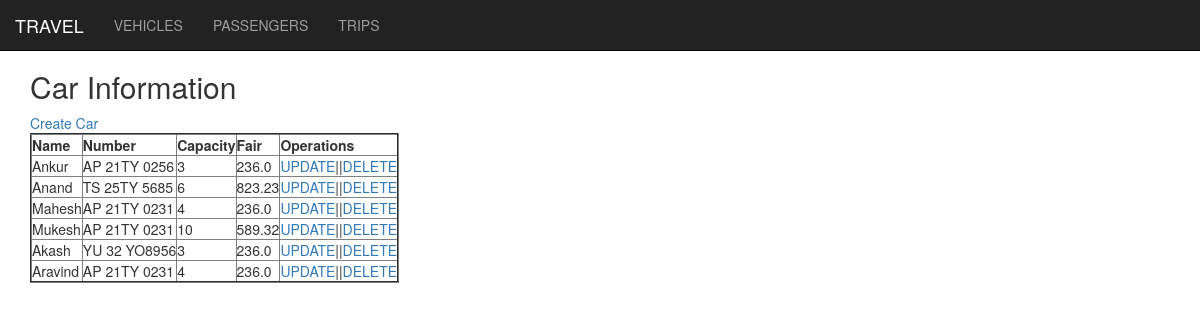
Page /bus/car1/ on the committed database.
### bus/models.py (models this page shows)
class Car(models.Model):
	name = models.CharField(max_length=250)
	number = models.CharField(max_length=30)
	capacity = models.IntegerField()
	fair = models.FloatField()

### bus/templates/bus/home1.html
{% extends "bus/base.html" %}
{% block content %}
	<h2>Car Information</h2>
	<a href="/car/car_create">Create Car</a>
	<table border="2">
		<tr>
			<th>Name</th>
			<th>Number</th>
			<th>Capacity</th>
			<th>Fair</th>
			<th>Operations</th>
		</tr>
		{% for car in data %}
		<tr>
			<td>{{car.name }}</td>
			<td>{{car.number }}</td>
			<td>{{car.capacity}}</td>
			<td>{{car.fair}}</td>
			<td><a href="/car/car_update/{{car.id}}">UPDATE</a>||<a href="/car/car_delete/{{car.id}}">DELETE</a></td>
		</tr>
		{% endfor %}
	</table>
{% endblock %}

### rows in the picture
Car: name "Ankur", number "AP 21TY 0256", capacity "3", fair "236.0"
Car: name "Anand", number "TS 25TY 5685", capacity "6", fair "823.23"
Car: name "Mahesh", number "AP 21TY 0231", capacity "4", fair "236.0"
Car: name "Mukesh", number "AP 21TY 0231", capacity "10", fair "589.32"
Car: name "Akash", number "YU 32 YO8956", capacity "3", fair "236.0"
Car: name "Aravind", number "AP 21TY 0231", capacity "4", fair "236.0"
